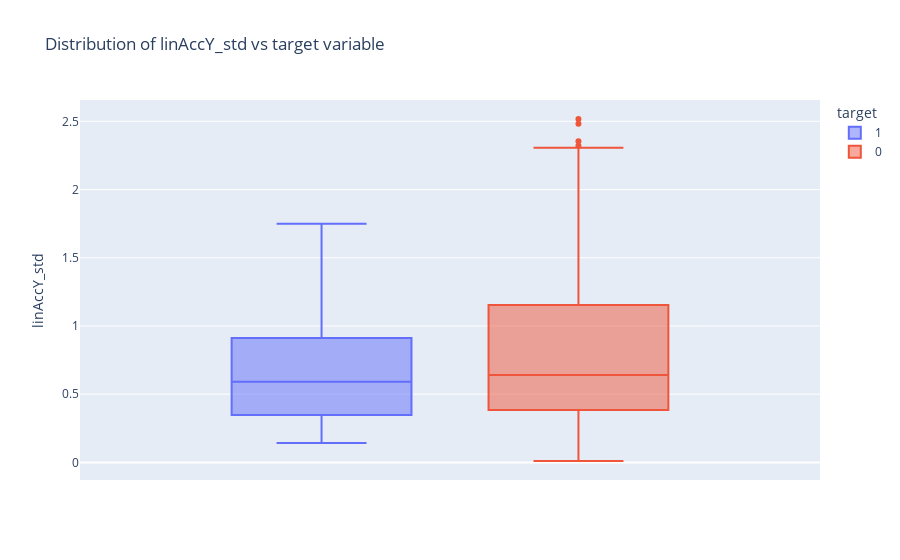

The notebook cell saved with this chart:
### Code cell
fig = px.box(data_custom, y="linAccY_std", color="target",title = 'Distribution of linAccY_std vs target variable')
fig.update_traces(quartilemethod="exclusive") 
fig.show()

### Figure 1 — Plotly figure (JSON) as saved in the notebook; plotly's stock layout.template omitted (floating-point values rounded to 4 significant figures; data arrays with more than 128 entries replaced by an {"elided": "..."} marker saying what was removed)
{"data": [{"alignmentgroup": "True", "hovertemplate": "target=1<br>linAccY_std=%{y}<extra></extra>", "legendgroup": "1", "marker": {"color": "#636efa"}, "name": "1", "notched": false, "offsetgroup": "1", "orientation": "v", "quartilemethod": "exclusive", "showlegend": true, "type": "box", "x0": " ", "xaxis": "x", "y": {"elided": "337 float values"}, "y0": " ", "yaxis": "y"}, {"alignmentgroup": "True", "hovertemplate": "target=0<br>linAccY_std=%{y}<extra></extra>", "legendgroup": "0", "marker": {"color": "#EF553B"}, "name": "0", "notched": false, "offsetgroup": "0", "orientation": "v", "quartilemethod": "exclusive", "showlegend": true, "type": "box", "x0": " ", "xaxis": "x", "y": {"elided": "5645 float values"}, "y0": " ", "yaxis": "y"}], "layout": {"boxmode": "group", "legend": {"title": {"text": "target"}, "tracegroupgap": 0}, "title": {"text": "Distribution of linAccY_std vs target variable"}, "xaxis": {"anchor": "y", "domain": [0, 1]}, "yaxis": {"anchor": "x", "domain": [0, 1], "title": {"text": "linAccY_std"}}}}
